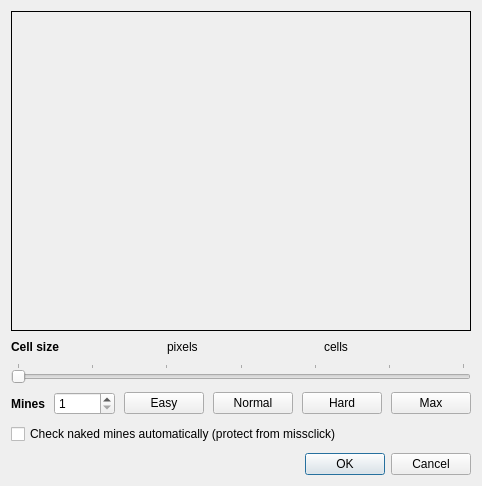
<?xml version="1.0" encoding="UTF-8"?>
<ui version="4.0">
 <class>DialogSettingsMineSweeper</class>
 <widget class="QDialog" name="DialogSettingsMineSweeper">
  <property name="geometry">
   <rect>
    <x>0</x>
    <y>0</y>
    <width>366</width>
    <height>484</height>
   </rect>
  </property>
  <property name="windowTitle">
   <string>Dialog</string>
  </property>
  <layout class="QVBoxLayout" name="verticalLayout_2">
   <property name="spacing">
    <number>9</number>
   </property>
   <item>
    <widget class="QFrame" name="frame">
     <property name="minimumSize">
      <size>
       <width>320</width>
       <height>320</height>
      </size>
     </property>
     <property name="frameShape">
      <enum>QFrame::Box</enum>
     </property>
     <property name="frameShadow">
      <enum>QFrame::Plain</enum>
     </property>
     <layout class="QVBoxLayout" name="verticalLayout_3">
      <property name="spacing">
       <number>0</number>
      </property>
      <property name="leftMargin">
       <number>0</number>
      </property>
      <property name="topMargin">
       <number>0</number>
      </property>
      <property name="rightMargin">
       <number>0</number>
      </property>
      <property name="bottomMargin">
       <number>0</number>
      </property>
      <item>
       <widget class="ImageWidget" name="imageWidget">
        <property name="sizePolicy">
         <sizepolicy hsizetype="Expanding" vsizetype="Expanding">
          <horstretch>0</horstretch>
          <verstretch>0</verstretch>
         </sizepolicy>
        </property>
        <property name="lineWidth">
         <number>0</number>
        </property>
       </widget>
      </item>
     </layout>
    </widget>
   </item>
   <item>
    <layout class="QVBoxLayout" name="verticalLayout">
     <item>
      <layout class="QHBoxLayout" name="horizontalLayout">
       <item>
        <widget class="QLabel" name="label_2">
         <property name="font">
          <font>
           <weight>75</weight>
           <bold>true</bold>
          </font>
         </property>
         <property name="text">
          <string>Cell size    </string>
         </property>
        </widget>
       </item>
       <item>
        <widget class="QLabel" name="labelPixels">
         <property name="text">
          <string>pixels</string>
         </property>
        </widget>
       </item>
       <item>
        <widget class="QLabel" name="labelCells">
         <property name="text">
          <string>cells</string>
         </property>
        </widget>
       </item>
      </layout>
     </item>
     <item>
      <widget class="QSlider" name="horizontalSlider">
       <property name="minimum">
        <number>16</number>
       </property>
       <property name="maximum">
        <number>64</number>
       </property>
       <property name="pageStep">
        <number>8</number>
       </property>
       <property name="orientation">
        <enum>Qt::Horizontal</enum>
       </property>
       <property name="tickPosition">
        <enum>QSlider::TicksAbove</enum>
       </property>
       <property name="tickInterval">
        <number>8</number>
       </property>
      </widget>
     </item>
    </layout>
   </item>
   <item>
    <layout class="QHBoxLayout" name="horizontalLayout_2">
     <item>
      <widget class="QLabel" name="label">
       <property name="font">
        <font>
         <weight>75</weight>
         <bold>true</bold>
        </font>
       </property>
       <property name="text">
        <string>Mines</string>
       </property>
       <property name="alignment">
        <set>Qt::AlignRight|Qt::AlignTrailing|Qt::AlignVCenter</set>
       </property>
      </widget>
     </item>
     <item>
      <widget class="QSpinBox" name="spinBox">
       <property name="minimum">
        <number>1</number>
       </property>
       <property name="maximum">
        <number>99999</number>
       </property>
      </widget>
     </item>
     <item>
      <widget class="QPushButton" name="pushButtonEasy">
       <property name="text">
        <string>Easy</string>
       </property>
      </widget>
     </item>
     <item>
      <widget class="QPushButton" name="pushButtonNormal">
       <property name="text">
        <string>Normal</string>
       </property>
      </widget>
     </item>
     <item>
      <widget class="QPushButton" name="pushButtonHard">
       <property name="text">
        <string>Hard</string>
       </property>
      </widget>
     </item>
     <item>
      <widget class="QPushButton" name="pushButtonMax">
       <property name="text">
        <string>Max</string>
       </property>
      </widget>
     </item>
     <item>
      <spacer name="horizontalSpacer">
       <property name="orientation">
        <enum>Qt::Horizontal</enum>
       </property>
       <property name="sizeHint" stdset="0">
        <size>
         <width>40</width>
         <height>20</height>
        </size>
       </property>
      </spacer>
     </item>
    </layout>
   </item>
   <item>
    <widget class="QCheckBox" name="checkBoxAutoLock">
     <property name="text">
      <string>Check naked mines automatically (protect from missclick)</string>
     </property>
    </widget>
   </item>
   <item>
    <widget class="QDialogButtonBox" name="buttonBox">
     <property name="orientation">
      <enum>Qt::Horizontal</enum>
     </property>
     <property name="standardButtons">
      <set>QDialogButtonBox::Cancel|QDialogButtonBox::Ok</set>
     </property>
    </widget>
   </item>
  </layout>
 </widget>
 <customwidgets>
  <customwidget>
   <class>ImageWidget</class>
   <extends>QFrame</extends>
   <header>ImageWidget.h</header>
   <container>1</container>
  </customwidget>
 </customwidgets>
 <resources/>
 <connections>
  <connection>
   <sender>buttonBox</sender>
   <signal>accepted()</signal>
   <receiver>DialogSettingsMineSweeper</receiver>
   <slot>accept()</slot>
   <hints>
    <hint type="sourcelabel">
     <x>248</x>
     <y>254</y>
    </hint>
    <hint type="destinationlabel">
     <x>157</x>
     <y>274</y>
    </hint>
   </hints>
  </connection>
  <connection>
   <sender>buttonBox</sender>
   <signal>rejected()</signal>
   <receiver>DialogSettingsMineSweeper</receiver>
   <slot>reject()</slot>
   <hints>
    <hint type="sourcelabel">
     <x>316</x>
     <y>260</y>
    </hint>
    <hint type="destinationlabel">
     <x>286</x>
     <y>274</y>
    </hint>
   </hints>
  </connection>
 </connections>
</ui>
